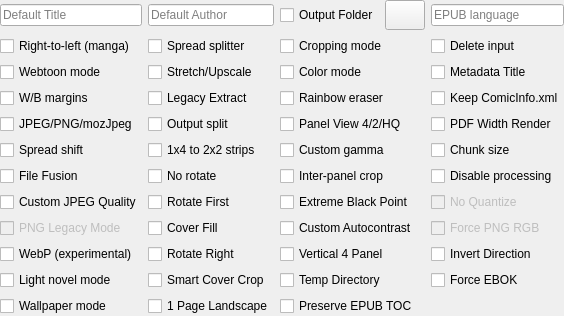
     <widget class="QWidget" name="optionWidget" native="true">
      <layout class="QGridLayout" name="gridLayout_2">
       <property name="leftMargin">
        <number>0</number>
       </property>
       <property name="topMargin">
        <number>0</number>
       </property>
       <property name="rightMargin">
        <number>0</number>
       </property>
       <property name="bottomMargin">
        <number>0</number>
       </property>
       <item row="4" column="2">
        <widget class="QCheckBox" name="qualityBox">
         <property name="toolTip">
          <string>&lt;html&gt;&lt;head/&gt;&lt;body&gt;&lt;p style='white-space:pre'&gt;&lt;span style=&quot; font-weight:600; text-decoration: underline;&quot;&gt;Unchecked - 4 panels&lt;br/&gt;&lt;/span&gt;Zoom each corner separately.&lt;/p&gt;&lt;p style='white-space:pre'&gt;&lt;span style=&quot; font-weight:600; text-decoration: underline;&quot;&gt;Indeterminate - 2 panels&lt;br/&gt;&lt;/span&gt;Zoom only the top and bottom of the page.&lt;/p&gt;&lt;p&gt;&lt;span style=&quot; font-weight:600; text-decoration: underline;&quot;&gt;Checked - 4 high-quality panels&lt;br/&gt;&lt;/span&gt;Zoom each corner separately. Try to increase the quality of magnification. Check wiki for more details.&lt;/p&gt;&lt;/body&gt;&lt;/html&gt;</string>
         </property>
         <property name="text">
          <string>Panel View 4/2/HQ</string>
         </property>
         <property name="tristate">
          <bool>true</bool>
         </property>
        </widget>
       </item>
       <item row="3" column="1">
        <widget class="QCheckBox" name="legacyExtractBox">
         <property name="toolTip">
          <string>Use the PDF/EPUB image extraction method from older KCC versions. 

Use if standard extraction fails for whatever reason.</string>
         </property>
         <property name="text">
          <string>Legacy Extract</string>
         </property>
        </widget>
       </item>
       <item row="11" column="2">
        <widget class="QCheckBox" name="preserveEpubTocBox">
         <property name="toolTip">
          <string>Preserve the source EPUB NAV/NCX table of contents and remap its entries after image processing and output splitting.

Applies only to EPUB input.</string>
         </property>
         <property name="text">
          <string>Preserve EPUB TOC</string>
         </property>
        </widget>
       </item>
       <item row="4" column="1">
        <widget class="QCheckBox" name="outputSplit">
         <property name="toolTip">
          <string>&lt;html&gt;&lt;head/&gt;&lt;body&gt;&lt;p style='white-space:pre'&gt;&lt;span style=&quot; font-weight:600; text-decoration: underline;&quot;&gt;Unchecked - Automatic mode&lt;br/&gt;&lt;/span&gt;The output will be split automatically.&lt;/p&gt;&lt;p style='white-space:pre'&gt;&lt;span style=&quot; font-weight:600; text-decoration: underline;&quot;&gt;Checked - Volume mode&lt;br/&gt;&lt;/span&gt;Every subdirectory will be considered as a separate volume.&lt;/p&gt;&lt;/body&gt;&lt;/html&gt;</string>
         </property>
         <property name="text">
          <string>Output split</string>
         </property>
        </widget>
       </item>
       <item row="10" column="2">
        <widget class="QCheckBox" name="tempDirBox">
         <property name="toolTip">
          <string>&lt;html&gt;&lt;head/&gt;&lt;body&gt;&lt;p&gt;&lt;span style=&quot; font-weight:600; text-decoration: underline;&quot;&gt;Unchecked - Main Drive&lt;br/&gt;&lt;/span&gt;Use dedicated temporary directory on main OS drive.&lt;/p&gt;&lt;p&gt;&lt;span style=&quot; font-weight:600; text-decoration: underline;&quot;&gt;Checked - Source File Drive&lt;br/&gt;&lt;/span&gt;Create temporary file directory on source file drive.&lt;/p&gt;&lt;/body&gt;&lt;/html&gt;</string>
         </property>
         <property name="text">
          <string>Temp Directory</string>
         </property>
        </widget>
       </item>
       <item row="6" column="3">
        <widget class="QCheckBox" name="disableProcessingBox">
         <property name="toolTip">
          <string>&lt;html&gt;&lt;head/&gt;&lt;body&gt;&lt;p style='white-space:pre'&gt;Do not process any image, ignore profile and processing options.&lt;/p&gt;&lt;/body&gt;&lt;/html&gt;</string>
         </property>
         <property name="text">
          <string>Disable processing</string>
         </property>
        </widget>
       </item>
       <item row="2" column="1">
        <widget class="QCheckBox" name="upscaleBox">
         <property name="toolTip">
          <string>&lt;html&gt;&lt;head/&gt;&lt;body&gt;&lt;p&gt;&lt;span style=&quot; font-weight:600; text-decoration: underline;&quot;&gt;Unchecked - Nothing&lt;br/&gt;&lt;/span&gt;Images smaller than device resolution will not be resized.&lt;/p&gt;&lt;p&gt;&lt;span style=&quot; font-weight:600; text-decoration: underline;&quot;&gt;Indeterminate - Stretching&lt;br/&gt;&lt;/span&gt;Images smaller than device resolution will be resized. Aspect ratio will be not preserved.&lt;/p&gt;&lt;p&gt;&lt;span style=&quot; font-weight:600; text-decoration: underline;&quot;&gt;Checked - Upscaling&lt;br/&gt;&lt;/span&gt;Images smaller than device resolution will be resized. Aspect ratio will be preserved.&lt;/p&gt;&lt;/body&gt;&lt;/html&gt;</string>
         </property>
         <property name="text">
          <string>Stretch/Upscale</string>
         </property>
         <property name="tristate">
          <bool>true</bool>
         </property>
        </widget>
       </item>
       <item row="6" column="2">
        <widget class="QCheckBox" name="interPanelCropBox">
         <property name="toolTip">
          <string>&lt;html&gt;&lt;head/&gt;&lt;body&gt;&lt;p&gt;&lt;span style=&quot; font-weight:600; text-decoration: underline;&quot;&gt;Unchecked - Disabled&lt;br/&gt;&lt;/span&gt;Disabled&lt;/p&gt;&lt;p&gt;&lt;span style=&quot; font-weight:600; text-decoration: underline;&quot;&gt;Indeterminate - Horizontal&lt;br/&gt;&lt;/span&gt;Crop empty horizontal lines.&lt;/p&gt;&lt;p&gt;&lt;span style=&quot; font-weight:600; text-decoration: underline;&quot;&gt;Checked - Both&lt;br/&gt;&lt;/span&gt;Crop empty horizontal and vertical lines.&lt;/p&gt;&lt;/body&gt;&lt;/html&gt;</string>
         </property>
         <property name="text">
          <string>Inter-panel crop</string>
         </property>
         <property name="tristate">
          <bool>true</bool>
         </property>
        </widget>
       </item>
       <item row="0" column="3">
        <widget class="QLineEdit" name="languageEdit">
         <property name="sizePolicy">
          <sizepolicy hsizetype="Minimum" vsizetype="Fixed">
           <horstretch>0</horstretch>
           <verstretch>0</verstretch>
          </sizepolicy>
         </property>
         <property name="focusPolicy">
          <enum>Qt::FocusPolicy::ClickFocus</enum>
         </property>
         <property name="toolTip">
          <string>&lt;html&gt;&lt;head/&gt;&lt;body&gt;&lt;p&gt;Default EPUB language is en-US.&lt;/p&gt;&lt;p&gt;Only use if your EPUB reader has problems with English fonts.&lt;/p&gt;&lt;/body&gt;&lt;/html&gt;</string>
         </property>
         <property name="placeholderText">
          <string>EPUB language</string>
         </property>
         <property name="clearButtonEnabled">
          <bool>false</bool>
         </property>
        </widget>
       </item>
       <item row="2" column="0">
        <widget class="QCheckBox" name="webtoonBox">
         <property name="toolTip">
          <string>&lt;html&gt;&lt;head/&gt;&lt;body&gt;&lt;p style='white-space:pre'&gt;Enable special parsing mode for Korean Webtoons.&lt;/p&gt;&lt;/body&gt;&lt;/html&gt;</string>
         </property>
         <property name="text">
          <string>Webtoon mode</string>
         </property>
        </widget>
       </item>
       <item row="6" column="1">
        <widget class="QCheckBox" name="noRotateBox">
         <property name="toolTip">
          <string>Do not rotate double page spreads in spread splitter option.</string>
         </property>
         <property name="text">
          <string>No rotate</string>
         </property>
        </widget>
       </item>
       <item row="1" column="3">
        <widget class="QCheckBox" name="deleteBox">
         <property name="toolTip">
          <string>Delete input file(s) or directory. It's not recoverable!</string>
         </property>
         <property name="text">
          <string>Delete input</string>
         </property>
        </widget>
       </item>
       <item row="9" column="3">
        <widget class="QCheckBox" name="invertDirectionBox">
         <property name="toolTip">
          <string>&lt;html&gt;&lt;head/&gt;&lt;body&gt;&lt;p&gt;Invert the page turn direction.&lt;/p&gt;&lt;p&gt;Usually used with right to left manga but you want to page turn left to right. Spread splitting would still be right to left in this case.&lt;/p&gt;&lt;p&gt;Will break various features like landscape mode order.&lt;/p&gt;&lt;/body&gt;&lt;/html&gt;</string>
         </property>
         <property name="text">
          <string>Invert Direction</string>
         </property>
        </widget>
       </item>
       <item row="7" column="3">
        <widget class="QCheckBox" name="noQuantizeBox">
         <property name="enabled">
          <bool>false</bool>
         </property>
         <property name="toolTip">
          <string>Don't quantize PNG images to 16 colors (4 bit)

This will double file size but preserve all 256 colors (8 bit).

Eink only has 16 shades of gray so you probably don't want this.</string>
         </property>
         <property name="text">
          <string>No Quantize</string>
         </property>
        </widget>
       </item>
       <item row="7" column="1">
        <widget class="QCheckBox" name="rotateFirstBox">
         <property name="toolTip">
          <string>&lt;html&gt;&lt;head/&gt;&lt;body&gt;&lt;p&gt;When the spread splitter option is partially checked,&lt;/p&gt;&lt;p&gt;&lt;span style=&quot; font-weight:600; text-decoration: underline;&quot;&gt;Unchecked - Rotate Last&lt;br/&gt;&lt;/span&gt;Put the rotated 2 page spread after the split spreads.&lt;/p&gt;&lt;p&gt;&lt;span style=&quot; font-weight:600; text-decoration: underline;&quot;&gt;Checked - Rotate First&lt;br/&gt;&lt;/span&gt;Put the rotated 2 page spread before the split spreads.&lt;/p&gt;&lt;/body&gt;&lt;/html&gt;</string>
         </property>
         <property name="text">
          <string>Rotate First</string>
         </property>
        </widget>
       </item>
       <item row="1" column="2">
        <widget class="QCheckBox" name="croppingBox">
         <property name="toolTip">
          <string>&lt;html&gt;&lt;head/&gt;&lt;body&gt;&lt;p&gt;&lt;span style=&quot; font-weight:600; text-decoration: underline;&quot;&gt;Unchecked - Disabled&lt;/span&gt;&lt;/p&gt;&lt;p&gt;Disabled&lt;/p&gt;&lt;p&gt;&lt;span style=&quot; font-weight:600; text-decoration: underline;&quot;&gt;Indeterminate - Margins&lt;br/&gt;&lt;/span&gt;Margins&lt;/p&gt;&lt;p&gt;&lt;span style=&quot; font-weight:600; text-decoration: underline;&quot;&gt;Checked - Margins + page numbers&lt;br/&gt;&lt;/span&gt;Margins +page numbers&lt;/p&gt;&lt;/body&gt;&lt;/html&gt;</string>
         </property>
         <property name="text">
          <string>Cropping mode</string>
         </property>
         <property name="tristate">
          <bool>true</bool>
         </property>
        </widget>
       </item>
       <item row="0" column="1">
        <widget class="QLineEdit" name="authorEdit">
         <property name="sizePolicy">
          <sizepolicy hsizetype="Minimum" vsizetype="Fixed">
           <horstretch>0</horstretch>
           <verstretch>0</verstretch>
          </sizepolicy>
         </property>
         <property name="focusPolicy">
          <enum>Qt::FocusPolicy::ClickFocus</enum>
         </property>
         <property name="toolTip">
          <string>Default Author is KCC</string>
         </property>
         <property name="placeholderText">
          <string>Default Author</string>
         </property>
         <property name="clearButtonEnabled">
          <bool>false</bool>
         </property>
        </widget>
       </item>
       <item row="4" column="0">
        <widget class="QCheckBox" name="mozJpegBox">
         <property name="toolTip">
          <string>&lt;html&gt;&lt;head/&gt;&lt;body&gt;&lt;p&gt;&lt;span style=&quot; font-weight:600; text-decoration: underline;&quot;&gt;Unchecked - JPEG&lt;br/&gt;&lt;/span&gt;Use JPEG files&lt;/p&gt;&lt;p&gt;&lt;span style=&quot; font-weight:600; text-decoration: underline;&quot;&gt;Indeterminate - force PNG&lt;br/&gt;&lt;/span&gt;Create PNG files instead JPEG for black and white images&lt;/p&gt;&lt;p&gt;&lt;span style=&quot; font-weight:600; text-decoration: underline;&quot;&gt;Checked - mozJpeg&lt;br/&gt;&lt;/span&gt;10-20% smaller JPEG file, with the same image quality, but processing time multiplied by 2&lt;/p&gt;&lt;/body&gt;&lt;/html&gt;</string>
         </property>
         <property name="text">
          <string>JPEG/PNG/mozJpeg</string>
         </property>
         <property name="tristate">
          <bool>true</bool>
         </property>
        </widget>
       </item>
       <item row="10" column="0">
        <widget class="QCheckBox" name="lightnovelBox">
         <property name="toolTip">
          <string>Only resize images and preserve original file structure.

Ignores most options besides JPEG quality, color mode, output folder.</string>
         </property>
         <property name="text">
          <string>Light novel mode</string>
         </property>
        </widget>
       </item>
       <item row="2" column="3">
        <widget class="QCheckBox" name="metadataTitleBox">
         <property name="toolTip">
          <string>&lt;html&gt;&lt;head/&gt;&lt;body&gt;&lt;p&gt;&lt;span style=&quot; font-weight:600; text-decoration: underline;&quot;&gt;Unchecked - Don't use metadata Title&lt;br/&gt;&lt;/span&gt;Write default title.&lt;/p&gt;&lt;p&gt;&lt;span style=&quot; font-weight:600; text-decoration: underline;&quot;&gt;Indeterminate - Add metadata Title to the default schema&lt;br/&gt;&lt;/span&gt;Write default title with Title from ComicInfo.xml or other embedded metadata.&lt;/p&gt;&lt;p&gt;&lt;span style=&quot; font-weight:600; text-decoration: underline;&quot;&gt;Checked - Use metadata Title only&lt;br/&gt;&lt;/span&gt;Write Title from ComicInfo.xml or other embedded metadata.&lt;/p&gt;&lt;/body&gt;&lt;/html&gt;</string>
         </property>
         <property name="text">
          <string>Metadata Title</string>
         </property>
         <property name="tristate">
          <bool>true</bool>
         </property>
        </widget>
       </item>
       <item row="6" column="0">
        <widget class="QCheckBox" name="fileFusionBox">
         <property name="toolTip">
          <string>&lt;html&gt;&lt;head/&gt;&lt;body&gt;&lt;p&gt;Combines all selected files into a single file. (Helpful for combining chapters into volumes.)&lt;/p&gt;&lt;/body&gt;&lt;/html&gt;</string>
         </property>
         <property name="text">
          <string>File Fusion</string>
         </property>
        </widget>
       </item>
       <item row="8" column="3">
        <widget class="QCheckBox" name="forcePngRgbBox">
         <property name="enabled">
          <bool>false</bool>
         </property>
         <property name="toolTip">
          <string>Force full color images to be saved in lossless PNG format, dramatically increases the filesize.</string>
         </property>
         <property name="text">
          <string>Force PNG RGB</string>
         </property>
        </widget>
       </item>
       <item row="11" column="0">
        <widget class="QCheckBox" name="wallpaperBox">
         <property name="toolTip">
          <string>Auto check various options intended for KOreader wallpapers.

Will also crop images to fill the screen centered.</string>
         </property>
         <property name="text">
          <string>Wallpaper mode</string>
         </property>
        </widget>
       </item>
       <item row="5" column="1">
        <widget class="QCheckBox" name="maximizeStrips">
         <property name="toolTip">
          <string>&lt;html&gt;&lt;head/&gt;&lt;body&gt;&lt;p&gt;&lt;span style=&quot; font-weight:600; text-decoration: underline;&quot;&gt;Unchecked - 1x4&lt;br/&gt;&lt;/span&gt;Keep format 1x4 panels strips.&lt;/p&gt;&lt;p&gt;&lt;span style=&quot; font-weight:600; text-decoration: underline;&quot;&gt;Checked - 2x2&lt;br/&gt;&lt;/span&gt;Turn 1x4 strips to 2x2 to maximize screen usage.&lt;/p&gt;&lt;/body&gt;&lt;/html&gt;</string>
         </property>
         <property name="text">
          <string>1x4 to 2x2 strips</string>
         </property>
        </widget>
       </item>
       <item row="7" column="2">
        <widget class="QCheckBox" name="autoLevelBox">
         <property name="toolTip">
          <string>&lt;html&gt;&lt;head/&gt;&lt;body&gt;&lt;p&gt;By default, KCC maps the darkest pixel value to pure black (the black point.)&lt;/p&gt;&lt;p&gt;Extreme black point sets the black point to be the most common dark pixel value.&lt;/p&gt;&lt;p&gt;Useful when text is black but artwork is gray.&lt;/p&gt;&lt;/body&gt;&lt;/html&gt;</string>
         </property>
         <property name="text">
          <string>Extreme Black Point</string>
         </property>
        </widget>
       </item>
       <item row="10" column="3">
        <widget class="QCheckBox" name="ebokBox">
         <property name="toolTip">
          <string>&lt;html&gt;&lt;head/&gt;&lt;body&gt;&lt;p&gt;Force Kindle MOBI to be be tagged as EBOK instead of PDOC.&lt;/p&gt;&lt;p&gt;This may cause USB loaded books to be deleted if you go online after a month offline.&lt;/p&gt;&lt;/body&gt;&lt;/html&gt;</string>
         </property>
         <property name="text">
          <string>Force EBOK</string>
         </property>
        </widget>
       </item>
       <item row="4" column="3">
        <widget class="QCheckBox" name="pdfWidthBox">
         <property name="toolTip">
          <string>Render vector PDFs to device width instead of height.

Useful if you plan to crop a little off the top and bottom to fill screen.</string>
         </property>
         <property name="text">
          <string>PDF Width Render</string>
         </property>
        </widget>
       </item>
       <item row="8" column="2">
        <widget class="QCheckBox" name="autocontrastBox">
         <property name="toolTip">
          <string>&lt;html&gt;&lt;head/&gt;&lt;body&gt;&lt;p&gt;&lt;span style=&quot; font-weight:600; text-decoration: underline;&quot;&gt;Unchecked - BW only&lt;br/&gt;&lt;/span&gt;Only autocontrast bw pages. Ignored for pages where near blacks or whites don't exist.&lt;/p&gt;&lt;p&gt;&lt;span style=&quot; font-weight:600; text-decoration: underline;&quot;&gt;Indeterminate - Disabled&lt;br/&gt;&lt;/span&gt;Disable autocontrast&lt;/p&gt;&lt;p&gt;&lt;span style=&quot; font-weight:600; text-decoration: underline;&quot;&gt;Checked - BW and Color&lt;br/&gt;&lt;/span&gt;BW and color images will be autocontrasted. Ignored for pages where near blacks or whites don't exist.&lt;/p&gt;&lt;/body&gt;&lt;/html&gt;</string>
         </property>
         <property name="text">
          <string>Custom Autocontrast</string>
         </property>
         <property name="tristate">
          <bool>true</bool>
         </property>
        </widget>
       </item>
       <item row="0" column="2">
        <widget class="QWidget" name="outputFolderWidget" native="true">
         <layout class="QHBoxLayout" name="horizontalLayout_3">
          <property name="leftMargin">
           <number>0</number>
          </property>
          <property name="topMargin">
           <number>0</number>
          </property>
          <property name="rightMargin">
           <number>0</number>
          </property>
          <property name="bottomMargin">
           <number>0</number>
          </property>
          <item>
           <widget class="QCheckBox" name="defaultOutputFolderBox">
            <property name="sizePolicy">
             <sizepolicy hsizetype="Fixed" vsizetype="Fixed">
              <horstretch>0</horstretch>
              <verstretch>0</verstretch>
             </sizepolicy>
            </property>
            <property name="toolTip">
             <string>&lt;html&gt;&lt;head/&gt;&lt;body&gt;&lt;p&gt;&lt;span style=&quot; font-weight:600; text-decoration: underline;&quot;&gt;Unchecked - next to source&lt;br/&gt;&lt;/span&gt;Place output files next to source files&lt;/p&gt;&lt;p&gt;&lt;span style=&quot; font-weight:600; text-decoration: underline;&quot;&gt;Indeterminate - folder next to source&lt;br/&gt;&lt;/span&gt;Place output files in a folder next to source files&lt;/p&gt;&lt;p&gt;&lt;span style=&quot; font-weight:600; text-decoration: underline;&quot;&gt;Checked - Custom&lt;br/&gt;&lt;/span&gt;Place output files in custom directory specified by right button&lt;/p&gt;&lt;/body&gt;&lt;/html&gt;</string>
            </property>
            <property name="text">
             <string>Output Folder</string>
            </property>
            <property name="tristate">
             <bool>true</bool>
            </property>
           </widget>
          </item>
          <item>
           <widget class="QPushButton" name="defaultOutputFolderButton">
            <property name="minimumSize">
             <size>
              <width>0</width>
              <height>30</height>
             </size>
            </property>
            <property name="toolTip">
             <string>&lt;html&gt;&lt;head/&gt;&lt;body&gt;&lt;p&gt;Use this to select the default output directory.&lt;/p&gt;&lt;/body&gt;&lt;/html&gt;</string>
            </property>
            <property name="text">
             <string/>
            </property>
            <property name="icon">
             <iconset resource="KCC.qrc">
              <normaloff>:/Other/icons/folder_new.png</normaloff>:/Other/icons/folder_new.png</iconset>
            </property>
           </widget>
          </item>
         </layout>
        </widget>
       </item>
       <item row="8" column="0">
        <widget class="QCheckBox" name="pngLegacyBox">
         <property name="enabled">
          <bool>false</bool>
         </property>
         <property name="toolTip">
          <string>Use a more compatible 8 bit PNG instead of 4 bit.</string>
         </property>
         <property name="text">
          <string>PNG Legacy Mode</string>
         </property>
        </widget>
       </item>
       <item row="9" column="1">
        <widget class="QCheckBox" name="rotateRightBox">
         <property name="toolTip">
          <string>Rotate 2 page spreads in opposite direction than normal.</string>
         </property>
         <property name="text">
          <string>Rotate Right</string>
         </property>
        </widget>
       </item>
       <item row="9" column="2">
        <widget class="QCheckBox" name="vertical4PanelBox">
         <property name="toolTip">
          <string>&lt;html&gt;&lt;head/&gt;&lt;body&gt;&lt;p&gt;In virtual panel mode:&lt;/p&gt;&lt;p&gt;&lt;span style=&quot; font-weight:600; text-decoration: underline;&quot;&gt;Unchecked - Horizontal&lt;br/&gt;&lt;/span&gt;First two panels are the top panels.&lt;/p&gt;&lt;p&gt;&lt;span style=&quot; font-weight:600; text-decoration: underline;&quot;&gt;Checked - Vertical&lt;br/&gt;&lt;/span&gt;First two panels are the side panels.&lt;/p&gt;&lt;/body&gt;&lt;/html&gt;</string>
         </property>
         <property name="text">
          <string>Vertical 4 Panel</string>
         </property>
        </widget>
       </item>
       <item row="3" column="0">
        <widget class="QCheckBox" name="borderBox">
         <property name="toolTip">
          <string>&lt;html&gt;&lt;head/&gt;&lt;body&gt;&lt;p&gt;&lt;span style=&quot; font-weight:600; text-decoration: underline;&quot;&gt;Unchecked - Autodetection&lt;br/&gt;&lt;/span&gt;The color of margins fill will be detected automatically.&lt;/p&gt;&lt;p&gt;&lt;span style=&quot; font-weight:600; text-decoration: underline;&quot;&gt;Indeterminate - White&lt;br/&gt;&lt;/span&gt;Margins will be untouched.&lt;/p&gt;&lt;p&gt;&lt;span style=&quot; font-weight:600; text-decoration: underline;&quot;&gt;Checked - Black&lt;br/&gt;&lt;/span&gt;Margins will be filled with black color.&lt;/p&gt;&lt;/body&gt;&lt;/html&gt;</string>
         </property>
         <property name="text">
          <string>W/B margins</string>
         </property>
         <property name="tristate">
          <bool>true</bool>
         </property>
        </widget>
       </item>
       <item row="3" column="2">
        <widget class="QCheckBox" name="eraseRainbowBox">
         <property name="toolTip">
          <string>Erase rainbow effect on color eink screen by attenuating interfering frequencies</string>
         </property>
         <property name="text">
          <string>Rainbow eraser</string>
         </property>
        </widget>
       </item>
       <item row="9" column="0">
        <widget class="QCheckBox" name="webpBox">
         <property name="toolTip">
          <string>Replace JPG with lossy WebP and PNG with lossless WebP. This includes the JPG Quality.

Ignored for Kindle EPUB/MOBI and all PDF.</string>
         </property>
         <property name="text">
          <string>WebP (experimental)</string>
         </property>
        </widget>
       </item>
       <item row="1" column="1">
        <widget class="QCheckBox" name="rotateBox">
         <property name="toolTip">
          <string>&lt;html&gt;&lt;head/&gt;&lt;body&gt;&lt;p&gt;&lt;span style=&quot; font-weight:600; text-decoration: underline;&quot;&gt;Unchecked - Split&lt;br/&gt;&lt;/span&gt;Double page spreads will be cut into two separate pages.&lt;/p&gt;&lt;p&gt;&lt;span style=&quot; font-weight:600; text-decoration: underline;&quot;&gt;Indeterminate - Split and rotate&lt;br/&gt;&lt;/span&gt;Double page spreads will be displayed twice. First split and then rotated. &lt;/p&gt;&lt;p&gt;&lt;span style=&quot; font-weight:600; text-decoration: underline;&quot;&gt;Checked - Rotate&lt;br/&gt;&lt;/span&gt;Double page spreads will be rotated.&lt;/p&gt;&lt;/body&gt;&lt;/html&gt;</string>
         </property>
         <property name="text">
          <string>Spread splitter</string>
         </property>
         <property name="tristate">
          <bool>true</bool>
         </property>
        </widget>
       </item>
       <item row="5" column="3">
        <widget class="QCheckBox" name="chunkSizeCheckBox">
         <property name="toolTip">
          <string>&lt;html&gt;&lt;head/&gt;&lt;body&gt;&lt;p&gt;&lt;span style=&quot; font-weight:700; text-decoration: underline;&quot;&gt;Unchecked&lt;br/&gt;&lt;/span&gt;Maximal output file size is 100 MB for Webtoon, 400 MB for others before split occurs.&lt;/p&gt;&lt;p&gt;&lt;span style=&quot; font-weight:700; text-decoration: underline;&quot;&gt;Checked&lt;/span&gt;&lt;br/&gt;Output file size specified in &amp;quot;Chunk size MB&amp;quot; before split occurs.&lt;/p&gt;&lt;/body&gt;&lt;/html&gt;</string>
         </property>
         <property name="text">
          <string>Chunk size</string>
         </property>
        </widget>
       </item>
       <item row="7" column="0">
        <widget class="QCheckBox" name="jpegQualityBox">
         <property name="toolTip">
          <string>The JPEG quality, on a scale from 0 (worst) to 95 (best). 

Default is 85 for most devices besides Kindle Scribe and Colorsoft, which are 90.

Higher values are larger and higher quality, and may resolve blank page issues.</string>
         </property>
         <property name="text">
          <string>Custom JPEG Quality</string>
         </property>
        </widget>
       </item>
       <item row="5" column="2">
        <widget class="QCheckBox" name="gammaBox">
         <property name="toolTip">
          <string>&lt;html&gt;&lt;head/&gt;&lt;body&gt;&lt;p&gt;Set a custom gamma correction.&lt;/p&gt;&lt;p&gt;1.0 is default (disabled).&lt;br/&gt;&amp;lt; 1.0 makes the image brighter.&lt;br/&gt;&amp;gt; 1.0 makes the image darker. &lt;/p&gt;&lt;p&gt;1.8 was the default in KCC 9.1.0 and earlier.&lt;/p&gt;&lt;p&gt;Use if you want to make midtones darker.&lt;/p&gt;&lt;/body&gt;&lt;/html&gt;</string>
         </property>
         <property name="text">
          <string>Custom gamma</string>
         </property>
        </widget>
       </item>
       <item row="1" column="0">
        <widget class="QCheckBox" name="mangaBox">
         <property name="toolTip">
          <string>&lt;html&gt;&lt;head/&gt;&lt;body&gt;&lt;p style='white-space:pre'&gt;Enable right-to-left reading.&lt;/p&gt;&lt;/body&gt;&lt;/html&gt;</string>
         </property>
         <property name="text">
          <string>Right-to-left (manga)</string>
         </property>
        </widget>
       </item>
       <item row="2" column="2">
        <widget class="QCheckBox" name="colorBox">
         <property name="toolTip">
          <string>&lt;html&gt;&lt;head/&gt;&lt;body&gt;&lt;p style='white-space:pre'&gt;Disable conversion to grayscale.&lt;/p&gt;&lt;/body&gt;&lt;/html&gt;</string>
         </property>
         <property name="text">
          <string>Color mode</string>
         </property>
        </widget>
       </item>
       <item row="0" column="0">
        <widget class="QLineEdit" name="titleEdit">
         <property name="sizePolicy">
          <sizepolicy hsizetype="Minimum" vsizetype="Fixed">
           <horstretch>0</horstretch>
           <verstretch>0</verstretch>
          </sizepolicy>
         </property>
         <property name="focusPolicy">
          <enum>Qt::FocusPolicy::ClickFocus</enum>
         </property>
         <property name="toolTip">
          <string>&lt;html&gt;&lt;head/&gt;&lt;body&gt;&lt;p&gt;Default Title&lt;/p&gt;&lt;/body&gt;&lt;/html&gt;</string>
         </property>
         <property name="placeholderText">
          <string>Default Title</string>
         </property>
         <property name="clearButtonEnabled">
          <bool>false</bool>
         </property>
        </widget>
       </item>
       <item row="8" column="1">
        <widget class="QCheckBox" name="coverFillBox">
         <property name="toolTip">
          <string>Resize cover to exact device resolution by center-cropping to aspect ratio first.
May crop top/bottom or left/right depending on source aspect ratio. Not implemented for Kindle Scribe.</string>
         </property>
         <property name="text">
          <string>Cover Fill</string>
         </property>
        </widget>
       </item>
       <item row="10" column="1">
        <widget class="QCheckBox" name="smartCoverCropBox">
         <property name="toolTip">
          <string>&lt;html&gt;&lt;head/&gt;&lt;body&gt;&lt;p&gt;Attempt to crop main cover from wide image.&lt;/p&gt;&lt;/body&gt;&lt;/html&gt;</string>
         </property>
         <property name="text">
          <string>Smart Cover Crop</string>
         </property>
        </widget>
       </item>
       <item row="5" column="0">
        <widget class="QCheckBox" name="spreadShiftBox">
         <property name="toolTip">
          <string>Shift first page to opposite side in landscape for two page spread alignment</string>
         </property>
         <property name="text">
          <string>Spread shift</string>
         </property>
        </widget>
       </item>
       <item row="11" column="1">
        <widget class="QCheckBox" name="onePageLandscapeBox">
         <property name="toolTip">
          <string>&lt;html&gt;&lt;head/&gt;&lt;body&gt;&lt;p&gt;&lt;span style=&quot; font-weight:600; text-decoration: underline;&quot;&gt;Unchecked - 2 page landscape&lt;br/&gt;&lt;/span&gt;2 viewports for left and right pages&lt;/p&gt;&lt;p&gt;&lt;span style=&quot; font-weight:600; text-decoration: underline;&quot;&gt;Checked - 1 page landscape&lt;br/&gt;&lt;/span&gt;A single centered viewport for 1 page&lt;/p&gt;&lt;/body&gt;&lt;/html&gt;</string>
         </property>
         <property name="text">
          <string>1 Page Landscape</string>
         </property>
        </widget>
       </item>
       <item row="3" column="3">
        <widget class="QCheckBox" name="keepComicInfoBox">
         <property name="toolTip">
          <string>Keep any original ComicInfo.xml files.

Keeping this file may crash some readers like the Kobo native CBZ reader.</string>
         </property>
         <property name="text">
          <string>Keep ComicInfo.xml</string>
         </property>
        </widget>
       </item>
      </layout>
     </widget>
